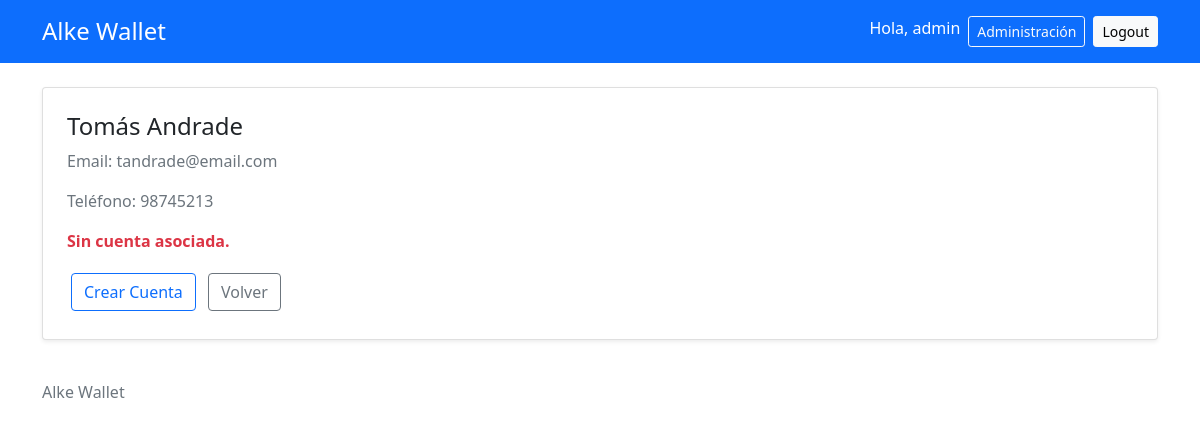
Screenshot of /clientes/22/ (signed in) with the database file from the repository.
### gestion/models.py (models this page shows, shortened)
class Cliente(models.Model):
    nombre = models.CharField(max_length=100)
    email = models.EmailField(unique=True)
    telefono = models.CharField(max_length=20, blank=True)
    fecha_registro = models.DateTimeField(auto_now_add=True)
    class Meta:
        ordering = ["nombre"]
        verbose_name = "Cliente"
        verbose_name_plural = "Clientes"

### gestion/views.py (the view)
# urls.py: path("clientes/<int:pk>/", ClienteDetailView.as_view(), name="detalle_cliente"),
class ClienteDetailView(AccesoPersonalMixin, DetailView):
    model = Cliente
    template_name = "gestion/detalle_cliente.html"
    context_object_name = "cliente"
    def get_context_data(self, **kwargs):
        contexto = super().get_context_data(**kwargs)
        cuenta = Cuenta.objects.filter(
            cliente=self.object
        ).first()
        contexto["cuenta"] = cuenta
        contexto["titulo"] = "Detalle cliente"
        contexto["movimientos"] = cuenta.transacciones.all() if cuenta else []
        return contexto

### gestion/views.py (called while the page is built)
    def test_func(self):
        return self.request.user.is_staff

### gestion/templates/gestion/detalle_cliente.html (shortened to what this page needs)
{% extends "base.html" %}
{% block content %}
<div class="row justify-content-center">
    <div class="col-bd-8">
        <div class="card shadow-sm">
            <div class="card-body p-4">
                <h1 class="h4">{{ cliente.nombre }}</h1>
                <p class="text-muted">Email: {{ cliente.email }}</p>
                <p class="text-muted">Teléfono: {{ cliente.telefono }}</p>
                {% if cuenta %}
                    <p class="text-muted">N°Cuenta: {{ cuenta.numero }}</p>
                    <p class="text-muted">Fecha creación cuenta: {{cuenta.fecha_creacion}}</p>
                <p class="{% if cuenta.saldo < 0 %}text-danger{% elif cuenta.saldo == 0%}text-info{% else %}text-success{% endif %}"><strong>Saldo: ${{cuenta.saldo|floatformat:2}}</strong></p>
                    <div class="table-responsive">
                        <table class="table table-hover">
                            <thead class="table-dark">
                                <tr>
                                    <th>N°</th>
                                    <th>Movimiento</th>
                                    <th>Monto</th>
                                    <th>Fecha</th>
                                </tr>
                            </thead>
                            <tbody>
                                {% for m in movimientos %}
                                    <tr>
                                        <td>{{forloop.counter}}</td>
                                        <td><span class="{% if m.tipo == 'ingreso' %}badge bg-success{% else %}badge bg-danger{% endif %}">{{m.get_tipo_display}}</span></td>
                                        <td>{{m.monto}}</td>
                                        <td>{{m.fecha}}</td>
                                    </tr>
                                {% empty %}
                                    <tr>
                                        <td colspan="4" class="text-center text-muted">Sin transacciones.</td>
                                    </tr>
                                {% endfor %}
                            </tbody>
                        </table>
                    </div>
                    <a href="{% url 'actualizar_cuenta' cuenta.pk %}" class="btn btn-outline-primary m-1">Actualizar Cuenta</a>
                    <a href="{% url 'eliminar_cuenta' cuenta.pk %}" class="btn btn-outline-danger m-1">Eliminar Cuenta</a>
                    <a href="{% url 'crear_transaccion' cuenta.pk %}" class="btn btn-outline-success m-1">Crear transacción</a>
                {% else %}
                    <p class="text-danger"><strong>Sin cuenta asociada.</strong></p>
                    <a href="{% url 'crear_cuenta' cliente.pk %}" class="btn btn-outline-primary m-1">Crear Cuenta</a>
                {% endif %}
                <a href="{% url 'lista_clientes' %}" class="btn btn-outline-secondary m-1">Volver</a>
            </div>
        </div>
    </div>
</div>
{% endblock %}

### gestion/templates/base.html (shortened to what this page needs)
{% load static %}
<!DOCTYPE html>
<html lang="es">
    <head>
        <link href="https://cdn.jsdelivr.net/npm/bootstrap@5.0.2/dist/css/bootstrap.min.css" rel="stylesheet">
    </head>
    <body>
        <header class="bg-primary text-white py-3">
            <div class="container">
                <div class="d-flex flex-wrap gap-3 justify-content-between align-items-center">
                    <a href="{% url 'lista_clientes' %}" class="h4 text-white text-decoration-none mb-0">Alke Wallet</a>
                    {% if user.is_authenticated %}
                        <div class="d-flex flex-wrap gap-2">
                            <span>Hola, {{ user.username }}</span>
                            {% if user.is_staff %}
                                <a href="{% url 'admin:index' %}" class="btn btn-outline-light btn-sm">Administración</a>
                            {% endif %}
                            <form method="post" action="{% url 'logout' %}">
                                <button type="submit" class="btn btn-light btn-sm">Logout</button>
                            </form>
                        </div>
                    {% endif %}
                </div>
            </div>
        </header>
        <main class="container py-4">
            {% block content %}
            {% endblock %}
        </main>
        <footer class="container boder-top py-3 text-muted">
            Alke Wallet
        </footer>
    </body>
</html>

### rows the page displays
Cliente: nombre "Tomás Andrade", email "tandrade@email.com", telefono "98745213"

### other values shown
{{ user.username }} "admin"
